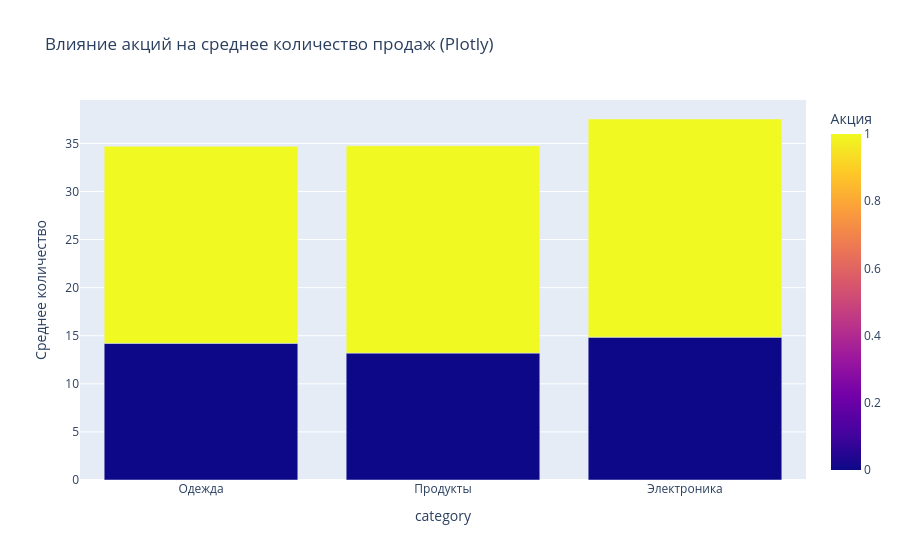

The code cell stored with this chart in its notebook:
### Code cell
import pandas as pd
import numpy as np
import matplotlib.pyplot as plt
import seaborn as sns
import plotly.express as px

file_path = '/Users/pashok67/Desktop/SALES_ANALYSIS/part3_synthetic_data/data/sales.csv'
df = pd.read_csv(file_path)
df['date'] = pd.to_datetime(df['date'])
df['revenue'] = df['qty'] * df['price']

monthly_revenue = df.groupby(df['date'].dt.to_period('M'))['revenue'].sum().reset_index()
monthly_revenue['date'] = monthly_revenue['date'].astype(str)

plt.figure(figsize=(10, 5))
plt.plot(monthly_revenue['date'], monthly_revenue['revenue'], marker='o', color='b')
plt.title('Динамика выручки по месяцам (Matplotlib)')
plt.xlabel('Месяц')
plt.ylabel('Выручка')
plt.grid(True)
plt.xticks(rotation=45)
plt.tight_layout()
plt.savefig('/Users/pashok67/Desktop/SALES_ANALYSIS/part3_synthetic_data/img_revenue_monthly.png')
plt.show()

plt.figure(figsize=(10, 6))
sns.barplot(data=df, x='category', y='revenue', estimator=sum, errorbar=None, palette='viridis')
plt.title('Общая выручка по категориям (Seaborn)')
plt.xlabel('Категория')
plt.ylabel('Выручка')
plt.tight_layout()
plt.savefig('/Users/pashok67/Desktop/SALES_ANALYSIS/part3_synthetic_data/img_revenue_category.png')
plt.show()

promo_effect = df.groupby(['category', 'promo'])['qty'].mean().reset_index()
fig = px.bar(promo_effect, x='category', y='qty', color='promo', barmode='group',
             title='Влияние акций на среднее количество продаж (Plotly)',
             labels={'qty': 'Среднее количество', 'promo': 'Акция'})
fig.show()

### Figure 1 — Plotly figure (JSON) as saved in the notebook; plotly's stock layout.template omitted (floating-point values rounded to 4 significant figures)
{"data": [{"alignmentgroup": "True", "hovertemplate": "category=%{x}<br>Среднее количество=%{y}<br>Акция=%{marker.color}<extra></extra>", "legendgroup": "", "marker": {"color": [0, 1, 0, 1, 0, 1], "coloraxis": "coloraxis", "pattern": {"shape": ""}}, "name": "", "offsetgroup": "", "orientation": "v", "showlegend": false, "textposition": "auto", "type": "bar", "x": ["Одежда", "Одежда", "Продукты", "Продукты", "Электроника", "Электроника"], "xaxis": "x", "y": [14.21, 20.5, 13.19, 21.55, 14.85, 22.68], "yaxis": "y"}], "layout": {"barmode": "group", "coloraxis": {"colorbar": {"title": {"text": "Акция"}}, "colorscale": [[0, "#0d0887"], [0.1111, "#46039f"], [0.2222, "#7201a8"], [0.3333, "#9c179e"], [0.4444, "#bd3786"], [0.5556, "#d8576b"], [0.6667, "#ed7953"], [0.7778, "#fb9f3a"], [0.8889, "#fdca26"], [1, "#f0f921"]]}, "legend": {"tracegroupgap": 0}, "title": {"text": "Влияние акций на среднее количество продаж (Plotly)"}, "xaxis": {"anchor": "y", "domain": [0, 1], "title": {"text": "category"}}, "yaxis": {"anchor": "x", "domain": [0, 1], "title": {"text": "Среднее количество"}}}}
